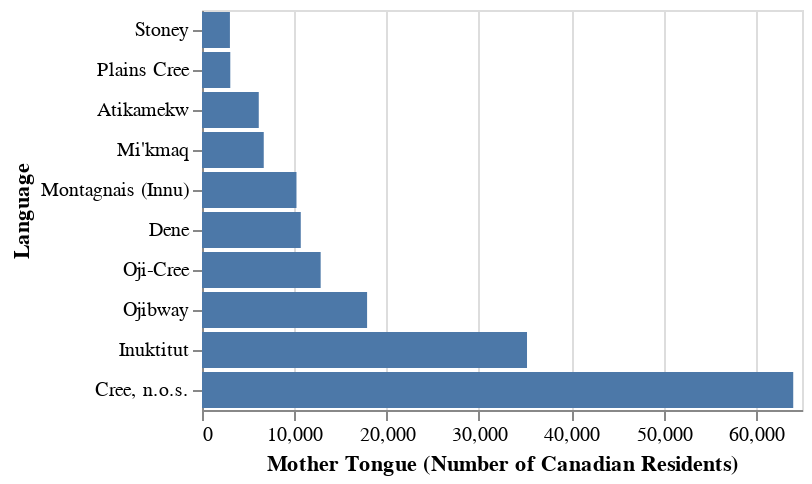

The code cell stored with this chart in its notebook:
### Code cell
ordered_barplot_mother_tongue = alt.Chart(first_top_ten).mark_bar().encode(
    x=alt.X("mother_tongue").title("Mother Tongue (Number of Canadian Residents)"),
    y=alt.Y("language").sort("x").title("Language")
)

ordered_barplot_mother_tongue

### Figure 1 — Vega-Lite specification as saved in the notebook (floating-point values rounded to 4 significant figures)
{"config": {"view": {"continuousWidth": 300, "continuousHeight": 300}}, "data": {"name": "data-7f8024c4ba6a0225cc9c8abf5ba5dae8"}, "mark": {"type": "bar"}, "encoding": {"x": {"field": "mother_tongue", "title": "Mother Tongue (Number of Canadian Residents)", "type": "quantitative"}, "y": {"field": "language", "sort": "x", "title": "Language", "type": "nominal"}}, "$schema": "https://vega.github.io/schema/vega-lite/v6.1.0.json", "datasets": {"data-7f8024c4ba6a0225cc9c8abf5ba5dae8": [{"language": "Cree, n.o.s.", "mother_tongue": 64050}, {"language": "Inuktitut", "mother_tongue": 35210}, {"language": "Ojibway", "mother_tongue": 17885}, {"language": "Oji-Cree", "mother_tongue": 12855}, {"language": "Dene", "mother_tongue": 10700}, {"language": "Montagnais (Innu)", "mother_tongue": 10235}, {"language": "Mi'kmaq", "mother_tongue": 6690}, {"language": "Atikamekw", "mother_tongue": 6150}, {"language": "Plains Cree", "mother_tongue": 3065}, {"language": "Stoney", "mother_tongue": 3025}]}}
